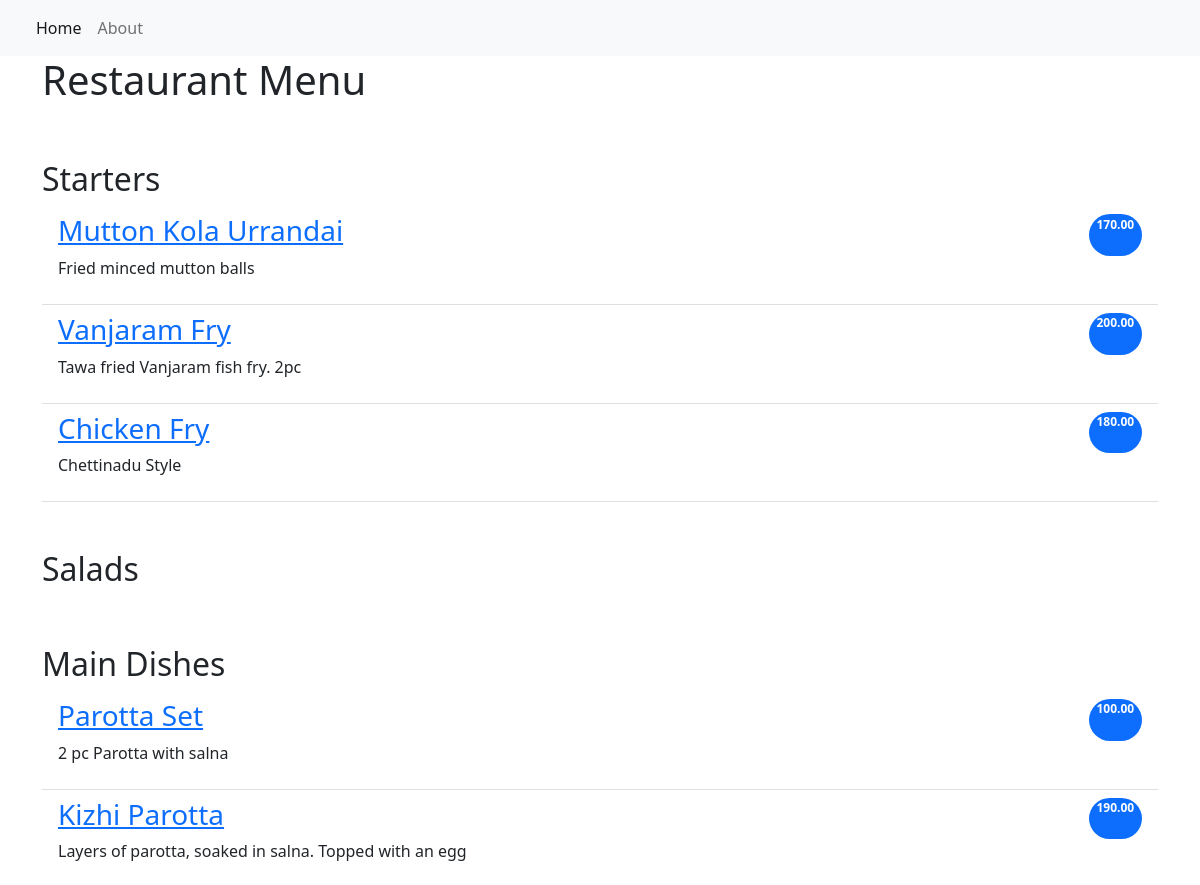
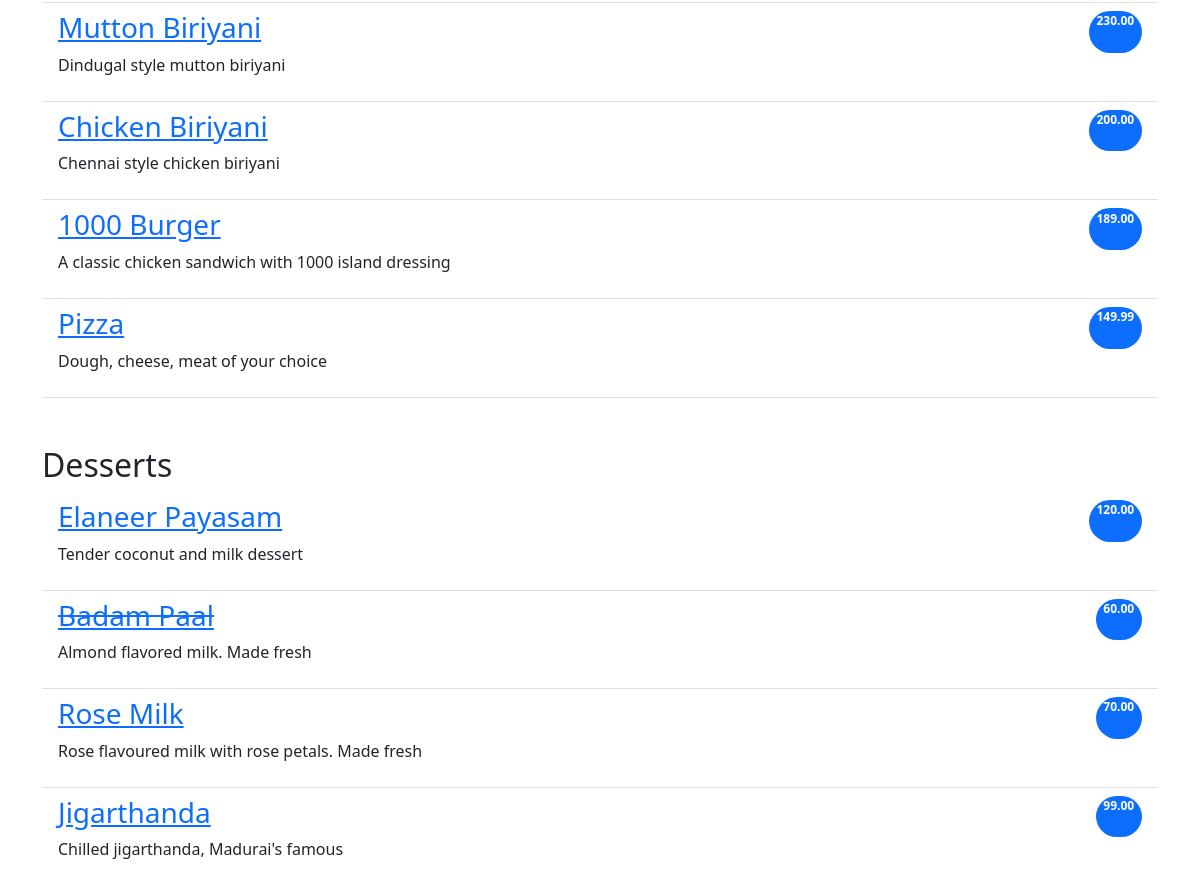
The page / on the database its author committed (2 pictures, top to bottom).
### restaurant_menu/models.py (models this page shows, shortened)
class Item(models.Model):
    meal = models.CharField(max_length=2000, unique=True)
    description = models.CharField(max_length=2000)
    price = models.DecimalField(max_digits=10, decimal_places=2)
    meal_type = models.CharField(max_length=200,choices=MEAL_TYPE)
    author = models.ForeignKey(User, on_delete=models.PROTECT)
    status = models.IntegerField(choices=STATUS, default=1)
    date_created = models.DateTimeField(auto_now_add=True)
    date_updated = models.DateTimeField(auto_now=True)

### restaurant_menu/views.py (the view)
# urls.py: path('', views.MenuList.as_view(), name='home'),
class MenuList(generic.ListView):
    queryset = Item.objects.order_by("-date_created")
    template_name = "index.html"
    def get_context_data(self,**kwargs):
        context=super().get_context_data(**kwargs)
        context['meals'] = MEAL_TYPE
        return context

### restaurant_menu/templates/index.html
{% extends 'base.html'%}
{% block content %}
<div class="container">
<h1>Restaurant Menu</h1>
    <ul class="list-group list-group-flush">
   {% for meal in meals %}
      <h2 class="pt-5">{{ meal.1 }}</h2>
         {% for row in item_list %}
         {% if row.meal_type == meal.0 %}
            {%if row.status == 0 %}
            <li class="list-group-item d-flex justify-content-between align-centre border-0 pb-0">
               <a href="{% url 'menu_item' row.pk %}"><h3><del>{{row.meal}}</del></h3></a>
                <span class="badge bg-primary rounded-pill">{{row.price}}</span>
            </li>
            <li class="list-group-item pt-0">
                <p>{{row.description}}</p>
            </li>
            {% else %}
            <li class="list-group-item d-flex justify-content-between align-centre border-0 pb-0">
               <a href="{% url 'menu_item' row.pk %}"><h3>{{row.meal}}</h3></a>
                <span class="badge bg-primary rounded-pill">{{row.price}}</span>
            </li>
            <li class="list-group-item pt-0">
                <p>{{row.description}}</p>
            </li>
            {% endif %}
        {% endif %}
    {% endfor %}
{% endfor %}
</div>
{% endblock content%}

### restaurant_menu/templates/base.html (shortened to what this page needs)
<!DOCTYPE html>
<html lang="en">
    <head>
        <link href="https://cdn.jsdelivr.net/npm/bootstrap@5.2.0-beta1/dist/css/bootstrap.min.css" rel="stylesheet">
    </head>
    <body>
        <nav class="navbar navbar-expand-lg bg-light">
            <div class="container-fluid">
                <div class="collapse navbar-collapse" id="navbarNav">
                    <ul class="navbar-nav">
                         <li class="nav-item">
                            <a class="nav-link active" aria-current="page" href="{% url 'home' %}">Home</a>
                        </li>
                        <li class="nav-item">
                            <a class="nav-link" aria-current="page" href="{% url 'home' %}">About</a>
                        </li>
                    </ul>
                </div>
            </div>
        </nav>
        {% block content %}
        {% endblock content %}
    </body>
</html>

### rows shown on the page
Item: meal "Mutton Kola Urrandai", price "170.00", description "Fried minced mutton balls"
Item: meal "Vanjaram Fry", price "200.00", description "Tawa fried Vanjaram fish fry. 2pc"
Item: meal "Chicken Fry", price "180.00", description "Chettinadu Style"
Item: meal "Parotta Set", price "100.00", description "2 pc Parotta with salna"
Item: meal "Kizhi Parotta", price "190.00", description "Layers of parotta, soaked in salna. Topped with an egg"
Item: meal "Mutton Biriyani", price "230.00", description "Dindugal style mutton biriyani"
Item: meal "Chicken Biriyani", price "200.00", description "Chennai style chicken biriyani"
Item: meal "1000 Burger", price "189.00", description "A classic chicken sandwich with 1000 island dressing"
Item: meal "Pizza", price "149.99", description "Dough, cheese, meat of your choice"
Item: meal "Elaneer Payasam", price "120.00", description "Tender coconut and milk dessert"
Item: meal "Badam Paal", price "60.00", description "Almond flavored milk. Made fresh"
Item: meal "Rose Milk", price "70.00", description "Rose flavoured milk with rose petals. Made fresh"
Item: meal "Jigarthanda", price "99.00", description "Chilled jigarthanda, Madurai's famous"

### other values the page prints
{{ meal.1 }} "Starters" "Salads" "Main Dishes" "Desserts"
